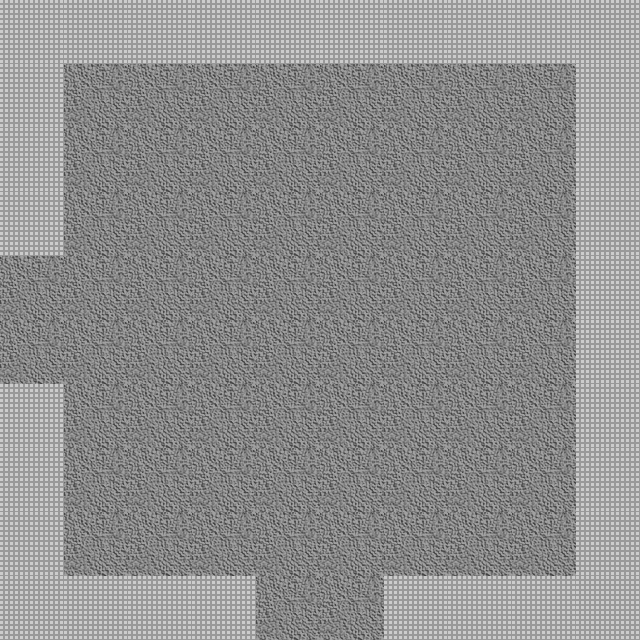

A level layout from a 2D game, rendered from its tile map. Below: a short description, then the map file with tile-grid data replaced by summaries:
An orthogonal 10x10 tile map with 64x64 px tiles, 2 tile layers (Floor, Wall), 2 tilesets and 3 objects.

<map version="1.0" orientation="orthogonal" renderorder="right-down" width="10" height="10" tilewidth="64" tileheight="64" nextobjectid="25">
 <properties>
  <property name="transformz" value="0.1" />
  <property name="unity:resource" value="True" />
  <property name="unity:tag" value="Room" />
 </properties>
 <tileset firstgid="1" name="DungeonTilePH" tilewidth="64" tileheight="64" tilecount="2">
  <image source="../Sprites/DungeonTilePH.png" width="128" height="64" />
  <tile id="0">
   <objectgroup draworder="index" />
  </tile>
  <tile id="1">
   <objectgroup draworder="index">
    <object id="0" x="-0.25" y="-0.25" width="64.375" height="64.125" />
   </objectgroup>
  </tile>
 </tileset>
 <tileset firstgid="3" name="BlobPH" tilewidth="64" tileheight="64" tilecount="3">
  <image source="../Sprites/BlobPH.png" width="192" height="64" />
  <tile id="0">
   <properties>
    <property name="Spawn" value="fl1mob" />
   </properties>
  </tile>
 </tileset>
 <layer name="Floor" width="10" height="10">
  <properties>
   <property name="unity:tag" value="Floor" />
  </properties>
  <data>[100 cells, 100 non-empty, 1 distinct tile ids]</data>
 </layer>
 <layer name="Wall" width="10" height="10">
  <properties>
   <property name="ChildTag" value="Wall" />
   <property name="unity:tag" value="Wall" />
  </properties>
  <data>[100 cells, 32 non-empty, 1 distinct tile ids]</data>
 </layer>
 <objectgroup name="Mobs" />
 <objectgroup name="Exits">
  <object id="18" x="-24" y="241.333" width="49.3333" height="152">
   <properties>
    <property name="Exit" value="W" />
   </properties>
  </object>
  <object id="21" x="237.333" y="605.333" width="162.667" height="49.3333">
   <properties>
    <property name="Exit" value="S" />
   </properties>
  </object>
 </objectgroup>
</map>